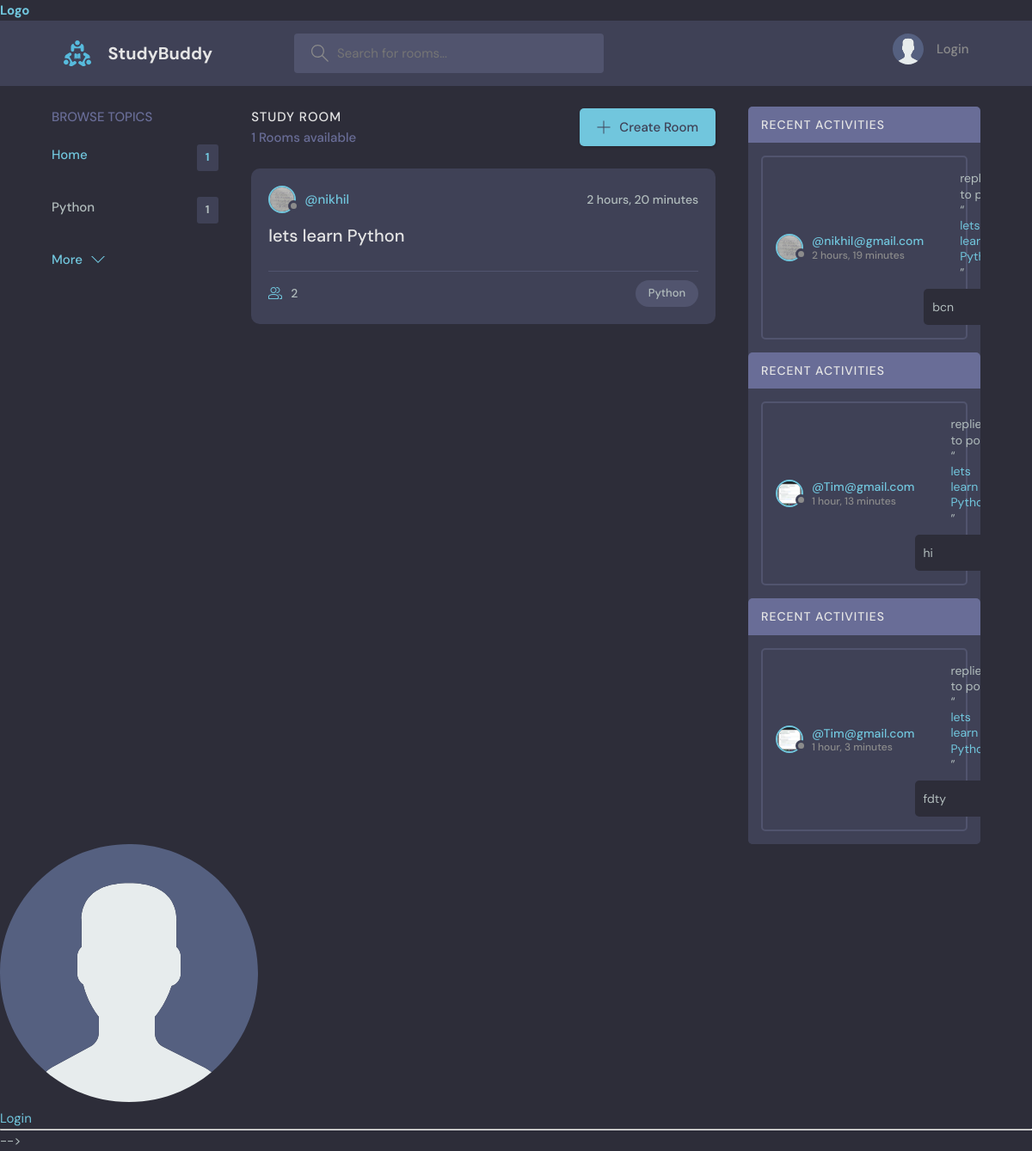
The page / on the database its author committed.
### base/models.py (models this page shows, shortened)
class Topic(models.Model):
    name=models.CharField(max_length=200)

class Room(models.Model):
    host=models.ForeignKey(User,on_delete=models.SET_NULL,null=True)
    topic=models.ForeignKey(Topic,on_delete=models.SET_NULL,null=True)
    name=models.CharField(max_length=200)
    description=models.TextField(null=True,blank=True)
    participant=models.ManyToManyField(User,related_name='participants')
    updated=models.DateTimeField(auto_now=True)
    created=models.DateTimeField(auto_now_add=True)
    class Meta:
        ordering=['-updated','-created']

class User(AbstractUser):
    name =models.CharField(max_length=200,null=True)
    email=models.EmailField(unique=True,null=True)
    bio=models.TextField(null=True)
    avatar=models.ImageField(null=True,default='avatar.svg')
    USERNAME_FIELD='email'
    REQUIRED_FIELDS=[]

class Message(models.Model):
    user=models.ForeignKey(User,on_delete=models.CASCADE)
    room=models.ForeignKey(Room,on_delete=models.CASCADE)
    body=models.TextField()
    updated=models.DateTimeField(auto_now=True)
    created=models.DateTimeField(auto_now_add=True)

### base/views.py (the view)
# urls.py: path('', views.home),
def home(request):
    q=request.GET.get("q") if request.GET.get("q")!=None else ''
    rooms=Room.objects.filter(Q(topic__name__icontains=q)|
                              Q(name__icontains=q)|
                              Q(description__icontains=q))
    topics=Topic.objects.all()[0:3]
    room_message=Message.objects.filter(Q(room__topic__name__icontains=q)|
                              Q(room__name__icontains=q)|
                              Q(room__description__icontains=q))
    room_count=rooms.count()
    context={'text':"homeview",'rooms':rooms,'topics':topics,'room_count':room_count,'room_message':room_message}
    return render(request,'base/home.html',context)

### base/template/base/home.html (shortened to what this page needs)
{%extends 'main.html'%}
{%block content%}
    <main class="layout layout--3">
      <div class="container">
        {%include 'base/topics_components.html'%}
        <div class="roomList">
          <div class="roomList__header">
            <div>
              <h2>Study Room</h2>
              <p>{{room_count}} Rooms available</p>
            </div>
            <a class="btn btn--main" href="/create-room">
              <svg version="1.1" xmlns="http://www.w3.org/2000/svg" width="32" height="32" viewBox="0 0 32 32">
                <title>add</title>
                <path
                  d="M16.943 0.943h-1.885v14.115h-14.115v1.885h14.115v14.115h1.885v-14.115h14.115v-1.885h-14.115v-14.115z"
                ></path>
              </svg>
              Create Room
            </a>
          </div>
          {%include 'base/feed_components.html'%}
        </div>
        {%include 'base/activity_component.html'%}
      </div>
    </main>
 {%endblock%}

### base/template/base/topics_components.html
 <div class="topics">
      <div class="topics__header">
        <h2>Browse Topics</h2>
      </div>
      <ul class="topics__list">
        <li>
          <a href="/" class="active">Home <span>{{topics.count}}</span></a>
        </li>
        {%for topic in topics%}
        <li>
          <a href="/?q={{topic.name}}">{{topic.name}} <span>{{topic.room_set.all.count}}</span></a>
        </li>
        {%endfor%}
      </ul>
      <a class="btn btn--link" href="/topics">
        More
        <svg version="1.1" xmlns="http://www.w3.org/2000/svg" width="32" height="32" viewBox="0 0 32 32">
          <title>chevron-down</title>
          <path d="M16 21l-13-13h-3l16 16 16-16h-3l-13 13z"></path>
        </svg>
      </a>
    </div>

### base/template/base/feed_components.html (shortened to what this page needs)
{%for room in rooms%}
<div class="roomListRoom">
    <div class="roomListRoom__header">
      <a href="/user-profile/{{room.host.id}}" class="roomListRoom__author">
        <div class="avatar avatar--small">
          <img src="{{room.host.avatar.url}}" />
        </div>
        <span>@{{room.host.username}}</span>
      </a>
      <div class="roomListRoom__actions">
        <span>{{room.created|timesince}}</span>
      </div>
    </div>
    <div class="roomListRoom__content">
      <a href="/room/{{room.id}}">{{room.name}}</a>
    </div>
    <div class="roomListRoom__meta">
      <a href="/room/{{room.id}}" class="roomListRoom__joined">
        {{room.participant.all.count}}
      </a>
      <p class="roomListRoom__topic">{{room.topic.name}}</p>
    </div>
  </div>
{%endfor%}

### base/template/base/activity_component.html (shortened to what this page needs)
{%for message in room_message%}
<div class="activities">
    <div class="activities__header">
      <h2>Recent Activities</h2>
    </div>
    <div class="activities__box">
      <div class="activities__boxHeader roomListRoom__header">
        <a href="/user-profile/{{message.user.id}}" class="roomListRoom__author">
          <div class="avatar avatar--small">
            <img src="{{message.user.avatar.url}}" />
          </div>
          <p>
            @{{message.user}}
            <span>{{message.created|timesince}}</span>
          </p>
        </a>
      <div class="activities__boxContent">
        <p>replied to post “<a href="/room/{{message.room.id}}">{{message.room.name}}</a>”</p>
        <div class="activities__boxRoomContent">
         {{message.body}}
        </div>
      </div>
    </div>
  </div>
  {%endfor%}

### rows shown on the page
Topic: name "Python", room_set.all.count "1"
Room: host.avatar (picture), host.username "nikhil", created "2 hours, 20 minutes", name "lets learn Python", participant.all.count "2", topic.name "Python"
Message: user.avatar (picture), user "nikhil@gmail.com", created "2 hours, 19 minutes", room.name "lets…", body "bcn"
Message: user.avatar (picture), user "Tim@gmail.com", created "1 hour, 13 minutes", room.name "lets learn…", body "hi"
Message: user.avatar (picture), user "Tim@gmail.com", created "1 hour, 3 minutes", room.name "lets learn…", body "fdty"

### other values the page prints
{{ topics.count }} "1"
{{ room_count }} "1"
